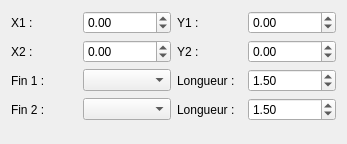
<?xml version="1.0" encoding="UTF-8"?>
<ui version="4.0">
 <class>LineEditor</class>
 <widget class="QWidget" name="LineEditor">
  <property name="geometry">
   <rect>
    <x>0</x>
    <y>0</y>
    <width>347</width>
    <height>144</height>
   </rect>
  </property>
  <property name="windowTitle">
   <string>Form</string>
  </property>
  <layout class="QVBoxLayout" name="m_main_layout">
   <item>
    <layout class="QGridLayout" name="gridLayout">
     <item row="1" column="3">
      <widget class="QDoubleSpinBox" name="m_y2_sb">
       <property name="minimum">
        <double>-1000000.000000000000000</double>
       </property>
       <property name="maximum">
        <double>1000000.000000000000000</double>
       </property>
      </widget>
     </item>
     <item row="0" column="3">
      <widget class="QDoubleSpinBox" name="m_y1_sb">
       <property name="minimum">
        <double>-1000000.000000000000000</double>
       </property>
       <property name="maximum">
        <double>1000000.000000000000000</double>
       </property>
      </widget>
     </item>
     <item row="0" column="1">
      <widget class="QDoubleSpinBox" name="m_x1_sb">
       <property name="minimum">
        <double>-1000000.000000000000000</double>
       </property>
       <property name="maximum">
        <double>1000000.000000000000000</double>
       </property>
      </widget>
     </item>
     <item row="0" column="0">
      <widget class="QLabel" name="label">
       <property name="text">
        <string>X1 :</string>
       </property>
      </widget>
     </item>
     <item row="0" column="2">
      <widget class="QLabel" name="label_3">
       <property name="text">
        <string>Y1 :</string>
       </property>
      </widget>
     </item>
     <item row="1" column="0">
      <widget class="QLabel" name="label_2">
       <property name="text">
        <string>X2 :</string>
       </property>
      </widget>
     </item>
     <item row="1" column="1">
      <widget class="QDoubleSpinBox" name="m_x2_sb">
       <property name="minimum">
        <double>-1000000.000000000000000</double>
       </property>
       <property name="maximum">
        <double>1000000.000000000000000</double>
       </property>
      </widget>
     </item>
     <item row="2" column="0">
      <widget class="QLabel" name="label_5">
       <property name="text">
        <string>Fin 1 :</string>
       </property>
      </widget>
     </item>
     <item row="1" column="2">
      <widget class="QLabel" name="label_4">
       <property name="text">
        <string>Y2 :</string>
       </property>
      </widget>
     </item>
     <item row="3" column="0">
      <widget class="QLabel" name="label_6">
       <property name="text">
        <string>Fin 2 :</string>
       </property>
      </widget>
     </item>
     <item row="2" column="1">
      <widget class="QComboBox" name="m_end1_cb"/>
     </item>
     <item row="3" column="1">
      <widget class="QComboBox" name="m_end2_cb"/>
     </item>
     <item row="2" column="2">
      <widget class="QLabel" name="label_7">
       <property name="text">
        <string>Longueur :</string>
       </property>
      </widget>
     </item>
     <item row="3" column="2">
      <widget class="QLabel" name="label_8">
       <property name="text">
        <string>Longueur :</string>
       </property>
      </widget>
     </item>
     <item row="2" column="3">
      <widget class="QDoubleSpinBox" name="m_lenght1_sb">
       <property name="singleStep">
        <double>0.100000000000000</double>
       </property>
       <property name="value">
        <double>1.500000000000000</double>
       </property>
      </widget>
     </item>
     <item row="3" column="3">
      <widget class="QDoubleSpinBox" name="m_lenght2_sb">
       <property name="singleStep">
        <double>0.100000000000000</double>
       </property>
       <property name="value">
        <double>1.500000000000000</double>
       </property>
      </widget>
     </item>
    </layout>
   </item>
   <item>
    <spacer name="verticalSpacer">
     <property name="orientation">
      <enum>Qt::Vertical</enum>
     </property>
     <property name="sizeHint" stdset="0">
      <size>
       <width>20</width>
       <height>40</height>
      </size>
     </property>
    </spacer>
   </item>
  </layout>
 </widget>
 <resources/>
 <connections/>
</ui>
